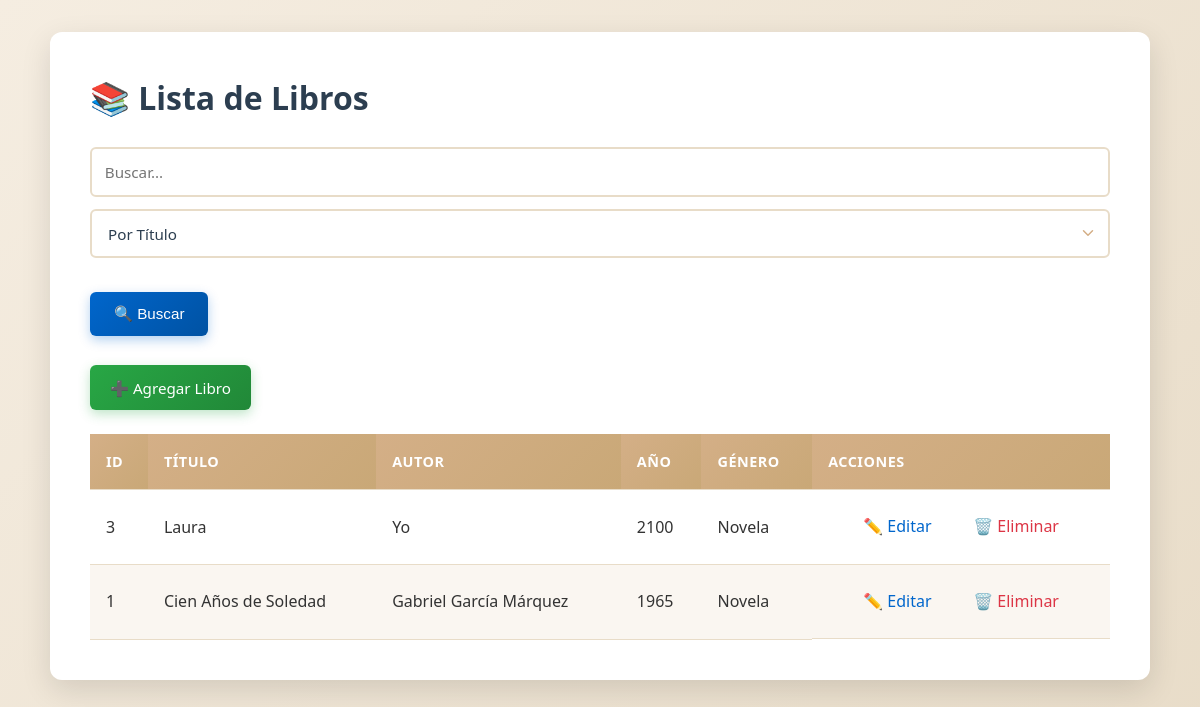
Before: / with the older database file.
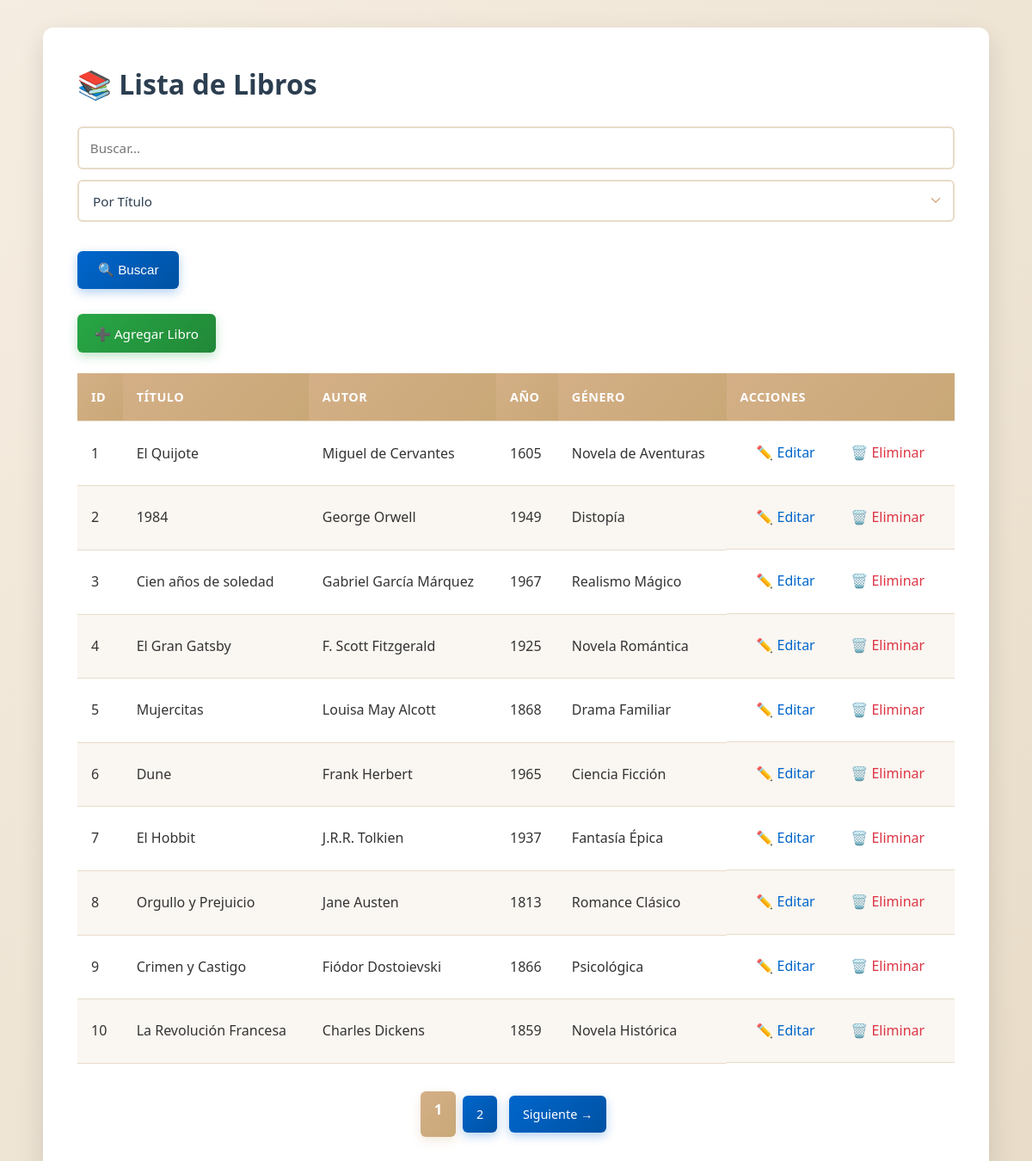
After: the same page with the newer database file.
### tables this page shows
CREATE TABLE books (
        id INTEGER PRIMARY KEY AUTOINCREMENT,
        title TEXT NOT NULL,
        author TEXT NOT NULL,
        year INTEGER,
        genre TEXT,
        created_at DATETIME DEFAULT CURRENT_TIMESTAMP
    );

### models/Book.php (called while the page is built, shortened)
<?php
class Book {
    private PDO $pdo;
    public function __construct(PDO $pdo) {
        $this->pdo = $pdo;
    }
    public function getPaginated(int $page = 1, int $perPage = 10): array {
        $offset = ($page - 1) * $perPage;
        $stmt = $this->pdo->prepare("SELECT * FROM books ORDER BY created_at DESC LIMIT ? OFFSET ?");
        $stmt->execute([$perPage, $offset]);
        $totalStmt = $this->pdo->query("SELECT COUNT(*) FROM books");
        $total = $totalStmt->fetchColumn();
        return [
            'books' => $stmt->fetchAll(PDO::FETCH_ASSOC),
            'total' => $total,
            'pages' => ceil($total / $perPage),
            'current_page' => $page
        ];
    }
}

### index.php (the view, shortened to what this page needs)
<?php
require_once __DIR__ . '/config/database.php';
require_once __DIR__ . '/models/Book.php';
$bookModel = new Book($pdo);
$page = isset($_GET['page']) ? max(1, (int)$_GET['page']) : 1;
$data = $bookModel->getPaginated($page, 10);
$books = $data['books'];
$totalPages = $data['pages'];
$currentPage = $data['current_page'];
$searchQuery = isset($_GET['search']) ? trim($_GET['search']) : '';
$searchField = isset($_GET['field']) ? $_GET['field'] : 'title';
?>
<!DOCTYPE html>
<html lang="es">
<head>
    <link rel="stylesheet" href="assets/css/styles.css">
</head>
<body>
    <div class="container">
        <h1>📚 Lista de Libros</h1>
        <form method="GET" class="search-form">
            <input type="text" name="search" placeholder="Buscar..."
                   value="<?= htmlspecialchars($searchQuery) ?>">
            <select name="field" class="search-select">
                <option value="title" <?= $searchField === 'title' ? 'selected' : '' ?>>Por Título</option>
            </select>
            <button type="submit">🔍 Buscar</button>
        </form>
        <a href="add.php" class="btn btn-primary">➕ Agregar Libro</a>
        <?php if (empty($books)): ?>
            <p class="empty-message">No hay libros registrados. <a href="add.php">Agrega uno aquí</a></p>
        <?php else: ?>
        <table class="books-table">
            <thead>
                <tr>
                    <th>ID</th>
                    <th>Título</th>
                    <th>Autor</th>
                    <th>Año</th>
                    <th>Género</th>
                    <th>Acciones</th>
                </tr>
            </thead>
            <tbody>
                <?php foreach ($books as $b): ?>
                <tr>
                    <td><?= htmlspecialchars($b['id']) ?></td>
                    <td><?= htmlspecialchars($b['title']) ?></td>
                    <td><?= htmlspecialchars($b['author']) ?></td>
                    <td><?= htmlspecialchars($b['year'] ?? 'N/A') ?></td>
                    <td><?= htmlspecialchars($b['genre'] ?? 'N/A') ?></td>
                    <td class="actions">
                        <a href="edit.php?id=<?= (int)$b['id'] ?>" class="btn-edit">✏️ Editar</a>
                        <a href="#" class="btn-delete" data-id="<?= (int)$b['id'] ?>" data-title="<?= htmlspecialchars($b['title']) ?>" onclick="return false;">🗑️ Eliminar</a>
                    </td>
                </tr>
                <?php endforeach; ?>
            </tbody>
        </table>
        <?php if (!$searchQuery && $totalPages > 1): ?>
        <div class="pagination">
            <?php for ($i = 1; $i <= $totalPages; $i++): ?>
                <?php if ($i == $currentPage): ?>
                    <span class="current-page"><?= $i ?></span>
                <?php else: ?>
                    <a href="?page=<?= $i ?>" class="btn"><?= $i ?></a>
                <?php endif; ?>
            <?php endfor; ?>
            <?php if ($currentPage < $totalPages): ?>
                <a href="?page=<?= $currentPage + 1 ?>" class="btn">Siguiente →</a>
            <?php endif; ?>
        </div>
        <?php endif; ?>
        <?php endif; ?>
    </div>
</body>
</html>

### assets/css/styles.css (style rules this page uses)
* { margin: 0; padding: 0; box-sizing: border-box; }
body { font-family: 'Segoe UI', Tahoma, Geneva, Verdana, sans-serif; background: linear-gradient(135deg, #f5ede1 0%, #e8dcc8 100%); color: #333; line-height: 1.6; padding: 2rem 1rem; min-height: 100vh; }
.container { max-width: 1100px; margin: 0 auto; background: #ffffff; padding: 2.5rem; border-radius: 12px; box-shadow: 0 10px 30px rgba(0, 0, 0, 0.12); }
h1, h2 { margin-bottom: 1.5rem; font-weight: 700; color: #2c3e50; font-size: 2rem; }
a { color: #0066cc; text-decoration: none; transition: all 0.3s ease; }
button, .btn { display: inline-block; padding: 0.65rem 1.25rem; margin: 0.35rem 0.35rem 0.35rem 0; text-decoration: none; border-radius: 6px; font-size: 0.95rem; font-weight: 500; border: none; cursor: pointer; transition: all 0.3s ease; background: linear-gradient(135deg, #0066cc 0%, #0052a3 100%); color: #fff; box-shadow: 0 4px 12px rgba(0, 102, 204, 0.3); }
.btn-primary { background: linear-gradient(135deg, #28a745 0%, #218838 100%); box-shadow: 0 4px 12px rgba(40, 167, 69, 0.3); margin-bottom: 1.5rem; display: block; width: fit-content; text-align: center; }
.btn-edit { color: #0066cc; padding: 0.5rem 0.8rem; margin-right: 8px; margin-bottom: 0; }
.btn-delete { color: #dc3545; padding: 0.5rem 0.8rem; margin-bottom: 0; }
table { width: 100%; border-collapse: collapse; margin-top: 1.5rem; border-radius: 8px; }
th, td { padding: 1rem; text-align: left; border-bottom: 1px solid #e8dcc8; }
th { background: linear-gradient(135deg, #d4af87 0%, #c9a877 100%); font-weight: 700; color: #fff; text-transform: uppercase; letter-spacing: 0.5px; font-size: 0.9rem; }
tbody tr:nth-child(even) { background: #faf6f1; }
tbody tr:nth-child(odd) { background: #ffffff; }
.actions { text-align: center; display: flex; justify-content: center; gap: 8px; }
form { margin-top: 1rem; margin-bottom: 1rem; }
input[type="text"], input[type="number"], input[type="email"], input[type="password"], textarea, select { width: 100%; padding: 0.75rem; margin-bottom: 1rem; border: 2px solid #e8dcc8; border-radius: 6px; font-size: 0.95rem; transition: all 0.3s ease; font-family: inherit; }
.search-form { display: flex; gap: 12px; margin-bottom: 1.5rem; flex-wrap: wrap; align-items: center; }
.search-form input { flex: 1; min-width: 200px; padding: 0.8rem; margin-bottom: 0; }
.search-form button { padding: 0.8rem 1.5rem; white-space: nowrap; }
.search-select { padding: 0.8rem 1rem; border: 2px solid #e8dcc8; border-radius: 6px; background: linear-gradient(to right, #ffffff 0%, #fffbf7 100%); cursor: pointer; font-size: 0.95rem; font-weight: 500; color: #2c3e50; min-width: 150px; appearance: none; background-repeat: no-repeat; background-position: right 0.7rem center; background-size: 1.2em 1.2em; padding-right: 2.5rem; }
.pagination { text-align: center; margin-top: 2rem; display: flex; justify-content: center; gap: 8px; flex-wrap: wrap; }
.pagination .current-page { background: linear-gradient(135deg, #d4af87 0%, #c9a877 100%); color: white; padding: 0.6rem 1rem; border-radius: 6px; font-weight: 700; box-shadow: 0 4px 12px rgba(212, 175, 135, 0.3); }
.pagination .btn { padding: 0.6rem 1rem; font-size: 0.9rem; }

Changed rows visible on the page:
changed books id 1: title "Cien Años de Soledad" → "El Quijote"; author "Gabriel García Márquez" → "Miguel de Cervantes"; year "1965" → "1605"; genre "Novela" → "Novela de Aventuras"; moves up the list
added books: id "2", title "1984", author "George Orwell", year "1949", genre "Distopía"
changed books id 3: title "Laura" → "Cien años de soledad"; author "Yo" → "Gabriel García Márquez"; year "2100" → "1967"; genre "Novela" → "Realismo Mágico"
added books: id "4", title "El Gran Gatsby", author "F. Scott Fitzgerald", year "1925", genre "Novela Romántica"
added books: id "5", title "Mujercitas", author "Louisa May Alcott", year "1868", genre "Drama Familiar"
added books: id "6", title "Dune", author "Frank Herbert", year "1965", genre "Ciencia Ficción"
added books: id "7", title "El Hobbit", author "J.R.R. Tolkien", year "1937", genre "Fantasía Épica"
added books: id "8", title "Orgullo y Prejuicio", author "Jane Austen", year "1813", genre "Romance Clásico"
added books: id "9", title "Crimen y Castigo", author "Fiódor Dostoievski", year "1866", genre "Psicológica"
added books: id "10", title "La Revolución Francesa", author "Charles Dickens", year "1859", genre "Novela Histórica"
Other visible differences:
new list line: "1"
new list line: "2"
text now shown: "Siguiente →"
